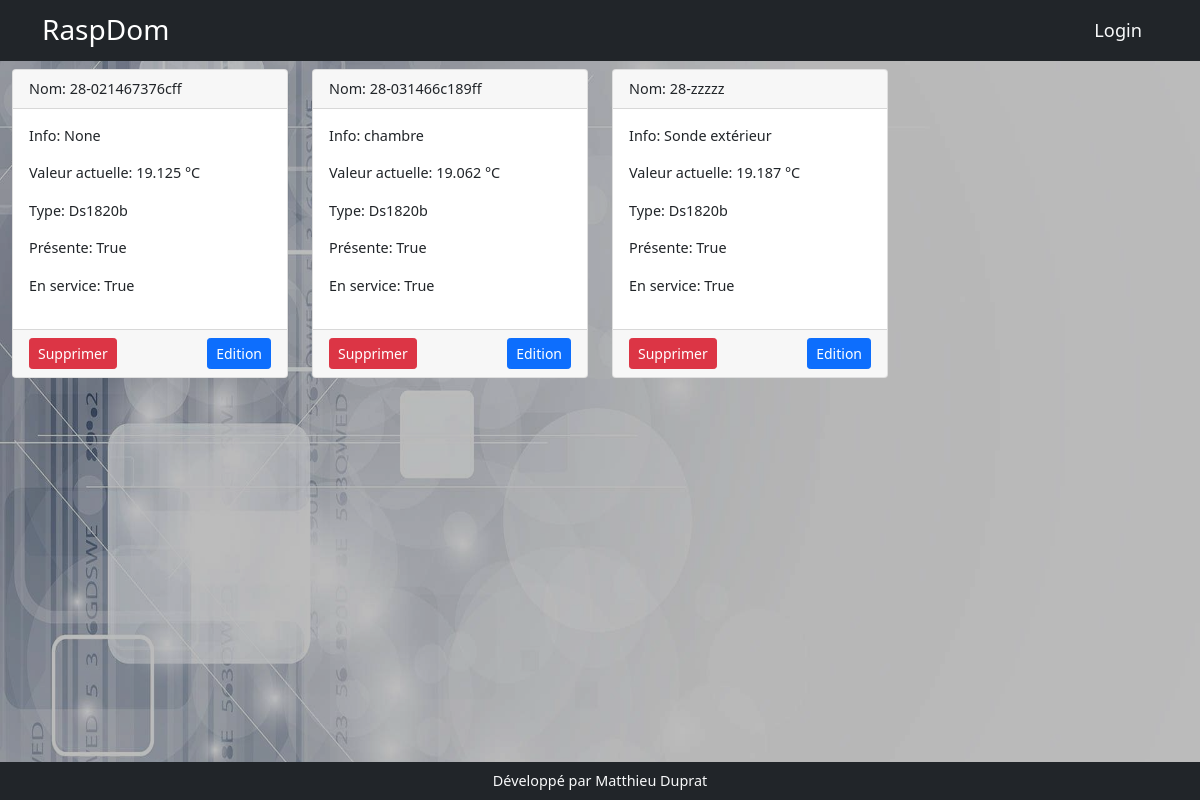
Before: /sondes with the older database file.
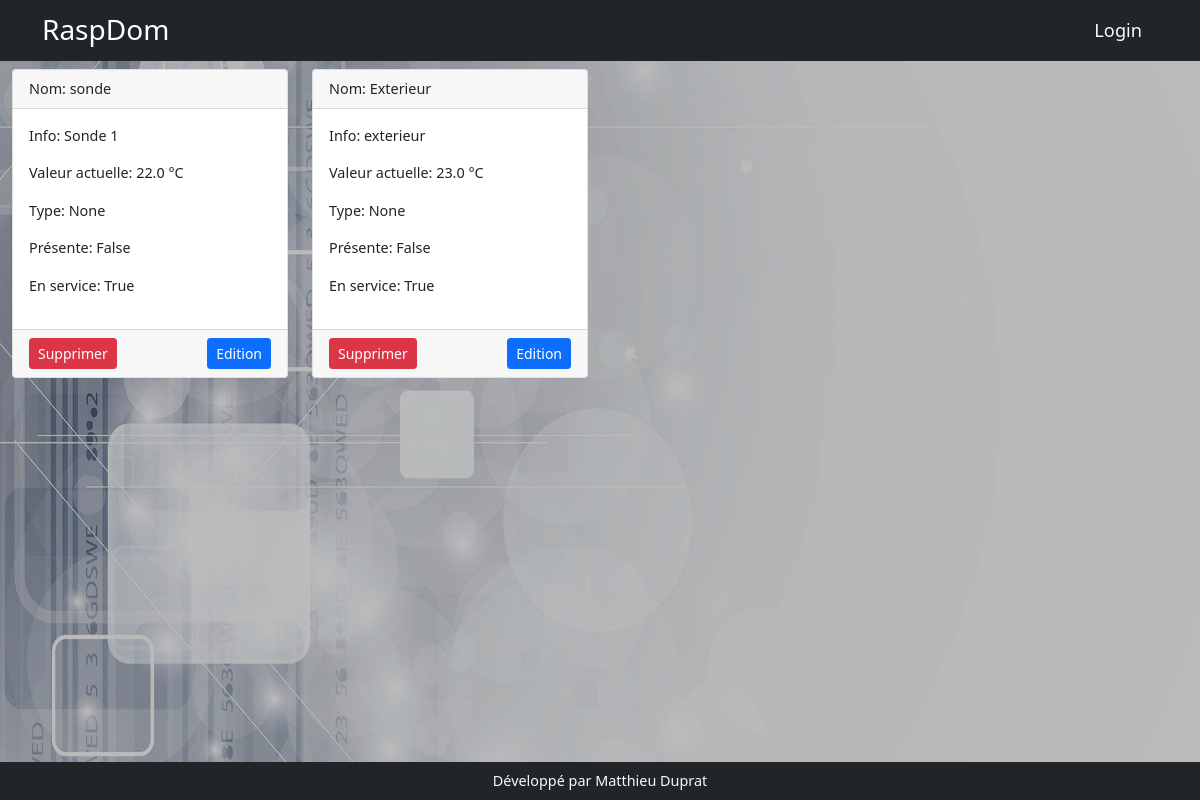
After: the same page with the newer database file.
### models.py (models this page shows)
class Sonde(db.Model):
    id = db.Column(db.Integer, primary_key=True)
    nom = db.Column(db.String(200))
    min = db.Column(db.Float(),default=17.0)
    max = db.Column(db.Float(),default=19.0)
    unite = db.Column(db.String(20), default='')
    present = db.Column(db.Boolean(),default=False)
    appareil = db.relationship('Appareil', backref='appareil_sonde', lazy=True)
    en_service = db.Column(db.Boolean(), default=False)
    info = db.Column(db.String(200))
    chemin = db.Column(db.String(200))
    type_sonde = db.Column(db.String(20))
    sonde_valeur_id = db.relationship('ValeurSonde', backref='sonde_valeur', uselist=False, lazy=True, cascade="delete")

class ValeurSonde(db.Model):
    id = db.Column(db.Integer, primary_key=True)
    valeur = db.Column(db.Float())
    sonde_id = db.Column(db.Integer, db.ForeignKey('sonde.id'), nullable=False)

### app.py (the view)
@app.route('/sondes')
def sondes():
    sondes = Sonde.query.all()
    return render_template('sonde/sonde.html', sondes=sondes)

### templates/sonde/sonde.html (shortened to what this page needs)
{% extends 'base.html' %}
{% block content %}
<div class="row row-cols-1 row-cols-md-4 g-4">
        {% for ds1820b in sondes %}
    <div class="col">
        <div class="card">
            <div class="card-header">Nom:  {{ds1820b.nom}}</div>
            <div class="card-body">
                <p>Info: {{ds1820b.info}}</p>
                <p> Valeur actuelle: {{ds1820b.sonde_valeur_id.valeur}} °C</p>
                <p>Type: {{ds1820b.type_sonde}}</p>
                <p>Présente: {{ds1820b.present}}</p>
                <p>En service: {{ds1820b.en_service}}</p>
            </div>
            <div class="card-footer text-end d-flex justify-content-between">
                <form action="{{url_for('api_delete_sonde')}}" method="post">
                    <input type="submit" value="Supprimer" class="btn btn-sm btn-danger">
                </form>
               <a class="btn btn-sm btn-primary" href="{{url_for('edit_sonde',sonde_id=ds1820b.id)}}">Edition</a>
            </div>
        </div> </div>
    {% endfor %}
</div>
{% endblock %}

### templates/base.html (shortened to what this page needs)
<!DOCTYPE html>
<html lang="fr">
    <head>
        <link href="{{ url_for('static', filename='css/styles.css') }}" rel="stylesheet" />
    </head>
    <body>
    <img id="img-bck" src="{{ url_for('static', filename='assets/domo.jpg') }}">
        <nav class="navbar navbar-expand-lg navbar-dark bg-dark">
            <div class="container">
                <a class="navbar-brand" href="{{url_for('index')}}">
          <span class="h3">RaspDom</span></a>
                {% if not current_user.is_authenticated %}
                <div class="nav-item text-light active" style="font-size:1.3rem" >
                    <small><a class="nav-link text-light active" aria-current="page" href="{{url_for('login')}}">Login</a></small>
                </div>
                {% endif %}
            </div>
        </nav>
        <div class="container-fluid pt-2" style="max-height:84vh; overflow:auto">
            {% block content %}
            {% endblock %}
        </div>
        <div class="bg-dark text-light text-center py-2" style="position:absolute; width:100%; bottom:0px">
            Développé par Matthieu Duprat
        </div>
    </body>
</html>

Changed rows visible on the page:
removed Sonde: nom "28-zzzzz", info "Sonde extérieur", sonde_valeur_id.valeur "19.187", type_sonde "Ds1820b", present "True", en_service "True"
changed Sonde: nom "28-021467376cff" → "sonde"; info "None" → "Sonde 1"; sonde_valeur_id.valeur "19.125" → "22.0"; type_sonde "Ds1820b" → "None"; present "True" → "False"
changed Sonde: nom "28-031466c189ff" → "Exterieur"; info "chambre" → "exterieur"; sonde_valeur_id.valeur "19.062" → "23.0"; type_sonde "Ds1820b" → "None"; present "True" → "False"
